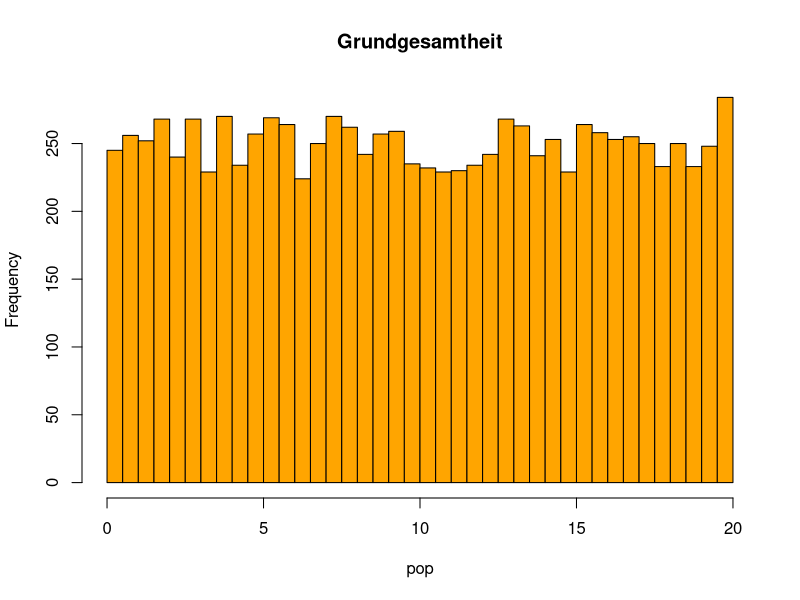
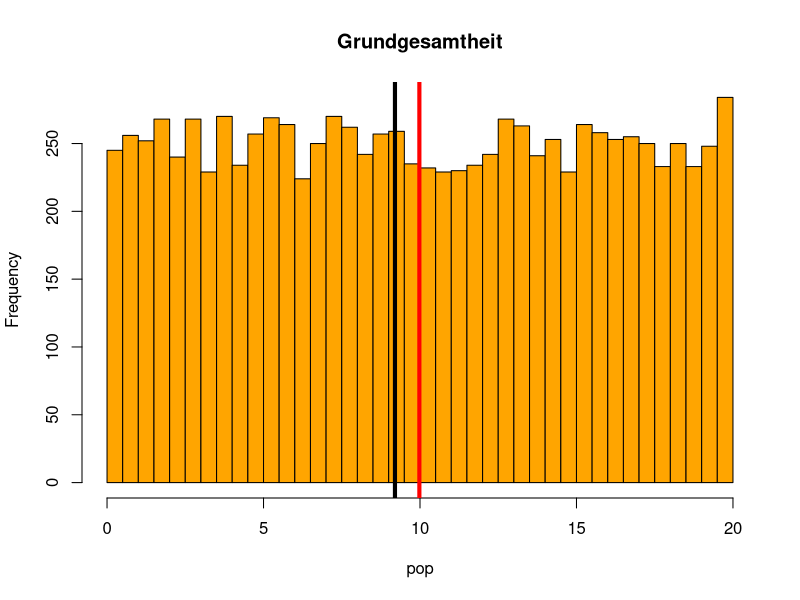
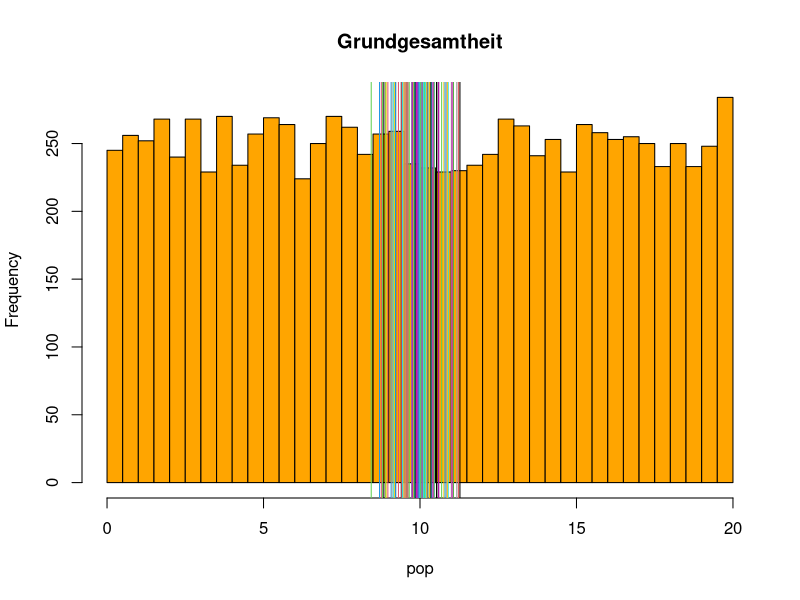
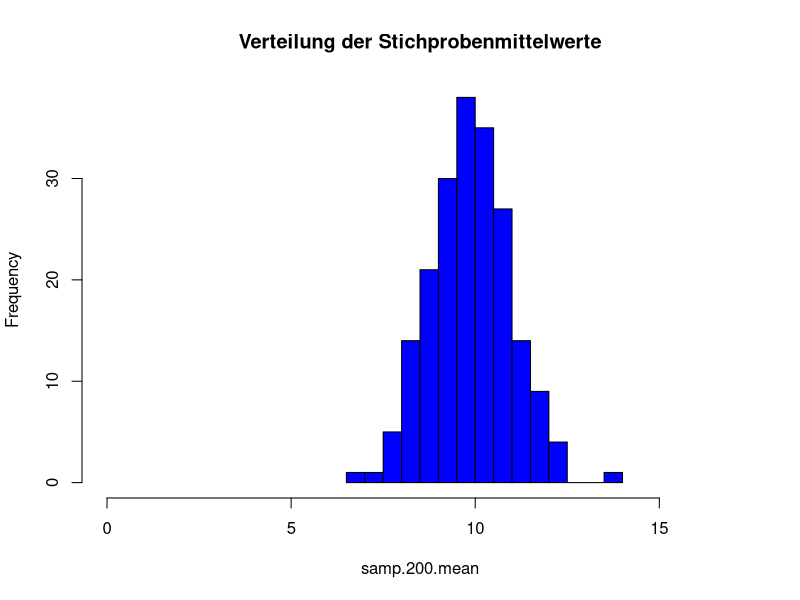
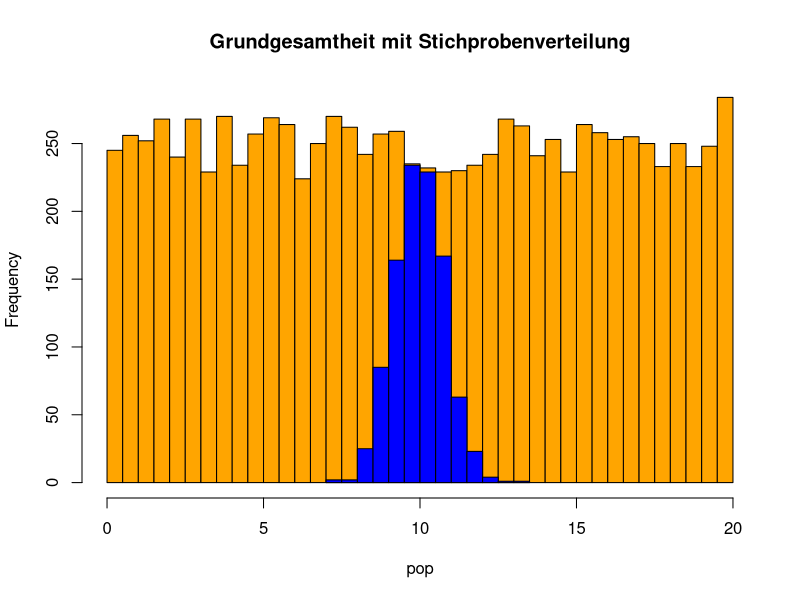
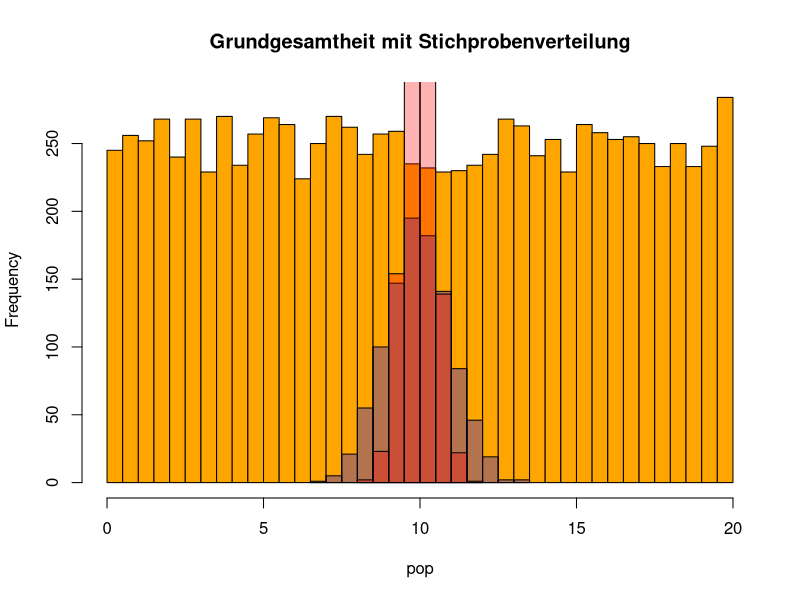

Recreate these plots in R, in order.
## ---- chunk 1
pop <- runif(10000, min = 0, max = 20)
mean(pop)
sd(pop)
hist(pop, breaks = 30, col = "orange", main = "Grundgesamtheit")
## ---- chunk 2
samp.1 <- sample(pop, 100)
mean(samp.1)
mean(pop)
hist(pop, breaks = 30, col = "orange", main = "Grundgesamtheit")
abline(v = mean(samp.1), col = "black", lwd = 4)
abline(v=mean(pop), col = "red", lwd = 4) # auch noch GG-Mittelwert
## ---- chunk 3
hist(pop, breaks = 30, col = "orange", main = "Grundgesamtheit")

for (i in 1:100) {
  samp.1 <- sample(pop, 100)
  abline(v = mean(samp.1), col = i, lwd = 1)
}
## ---- chunk 4
f.sample <- function(x, n, trials) {
  v.samp <- sample(x, n)
  for (i in 1:(trials - 1)) {
    v.samp <- cbind(v.samp, sample(x, n))
  }
  return(v.samp)
}

samp.200 <- f.sample(x = pop, n = 30, trials = 200)
## ---- chunk 5
dim(samp.200)
## ---- chunk 6
samp.200.mean <- apply(samp.200, 2, mean)
hist(samp.200.mean, breaks = 10, col = "blue", 
     main = "Verteilung der Stichprobenmittelwerte", xlim = c(0, 17))
## ---- chunk 7
samp.1000.mean <- apply(f.sample(pop, 50, 1000), 2, mean)
hist(pop, breaks = 30, col = "orange", 
     main = "Grundgesamtheit mit Stichprobenverteilung")
hist(samp.1000.mean, breaks = 10, col = "blue", add = T)
## ---- chunk 8
mean(samp.1000.mean)
mean(pop)
## ---- chunk 9
sd(pop) / sqrt(30)
## ---- chunk 10
sd(samp.1000.mean)
## ---- chunk 11
samp.1000.mean.30 <- apply(f.sample(pop, 30, 1000), 2, mean)
samp.1000.mean.120 <- apply(f.sample(pop, 120, 1000), 2, mean)

hist(pop, breaks = 30, col = "orange", main = "Grundgesamtheit mit Stichprobenverteilung")
hist(samp.1000.mean.30,breaks = 10, col = rgb(0, 0, 1, 0.3), add = T)
hist(samp.1000.mean.120,breaks = 10, col = rgb(1, 0, 0, 0.3), add = T)
## ---- chunk 12
sd(samp.1000.mean.30) 
sd(samp.1000.mean.120) 
## ---- chunk 13
# (oben bereits erstellt, hier nur zur Vollständigkeit)
# pop <- runif(10000, min = 0, max = 20)
# samp.1000.mean.30 <- apply(f.sample(pop, 30, 1000), 2, mean)
# samp.1000.mean.120 <- apply(f.sample(pop, 120, 1000), 2, mean)

# zu data.frame-Objekt zusammenfassen (long-Format!)
d.g.1 <- data.frame(vert = c(rep("GG", 10000),
                             rep("Samp 1 (30)", 1000),
                             rep("Samp 2 (120)", 1000)),
                    wert = c(pop, 
                             samp.1000.mean.30, 
                             samp.1000.mean.120))
## ---- chunk 14
sd.1000.30 <- sd(samp.1000.mean.30)
sd.1000.120 <- sd(samp.1000.mean.120)

library(ggplot2)
g.1 <- ggplot(d.g.1, aes(x = wert, fill = vert)) +
  geom_histogram(col = "black", position = "identity", bins = 40) +
  theme_minimal() +
  ylab("Anzahl") +
  scale_fill_manual(values = c("orange", rgb(0, 0, 1, 0.3), rgb(1, 0, 0, 0.3))) +
  geom_text(x = 3, y = 320, label = paste("sd.1000.30 = \n", as.character(round(sd.1000.30, 3)))) +
  geom_text(x = 17, y = 320, label = paste("sd.1000.120 = \n", as.character(round(sd.1000.120, 3))))
# ist diese Grafik so übersichtlich und nützlich?
